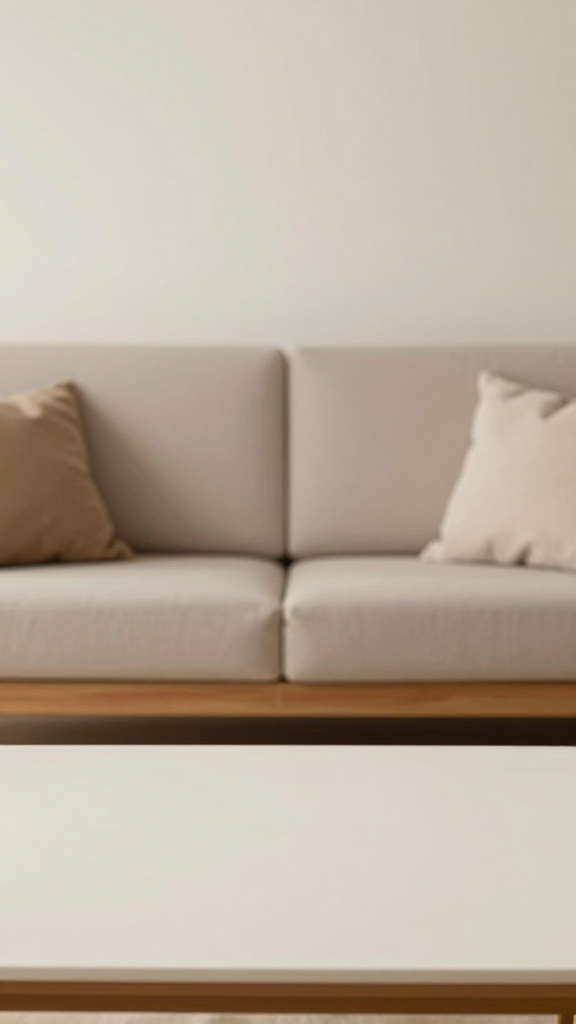
#> input picture tests/fixtures/phase3-surface/bg_basket_sofa_bench.png, 576 x 1024 px
$ python -i geometry.py   (imports and definitions only)
#> lines starting #> are read from the running program, lines starting #| are printed output that depends on the picture
#> further down, picture is the input picture: PIL image 576x1024 RGB; mean R, G, B 185.4, 172.2, 157.6
"""Product geometry auto-fit for the V2 composite pipeline.

Given a transparent product PNG and the frame/config, compute:
  - a tight-cropped product image (alpha bbox)  -> so bottom == contact line
  - scaled product size that fits the target box (proportional)
  - product placement (x, y) so its base sits on the surface line
  - a contact-shadow spec derived from the product's real base

Pure PIL math, no ComfyUI, no external models. Fully offline-testable.
"""

from __future__ import annotations

from dataclasses import dataclass, asdict
from pathlib import Path
from PIL import Image, ImageFilter


class NoAlphaError(ValueError):
    """Raised when the input is not a transparent (de-backgrounded) PNG."""


@dataclass
class Geometry:
    # product (feeds composite node 65 ImageScale + node 69 ImageCompositeMasked)
    product_w: int
    product_h: int
    product_x: int
    product_y: int
    # contact-shadow sticker: an elliptical radial-gradient PNG (Phase 5) built
    # by shadow.py, scaled to shadow_w x shadow_h and placed at (shadow_x, shadow_y).
    # falloff / core_frac / feather are the sticker's own render params.
    shadow_w: int
    shadow_h: int
    shadow_x: int
    shadow_y: int
    shadow_opacity: float
    shadow_falloff: float
    shadow_core_frac: float
    shadow_feather: float
    # context
    surface_y: int

    def as_dict(self) -> dict:
        return asdict(self)


# [31 lines left out: functions load_transparent_png, tight_crop, not called in this run]


def defringe(img: Image.Image, erode_px: int = 2) -> Image.Image:
    """Shrink the alpha region by `erode_px` to kill the cut-out halo — the thin
    desaturated fringe a background-removal tool leaves on the product edge, which
    shows against any composite. A MinFilter of size (2*erode_px+1) erodes the
    alpha; RGB is untouched (Phase 7: product interior stays byte-for-byte).
    erode_px <= 0 is a no-op."""
#> called with erode_px = 2
    if erode_px <= 0:
        return img
    img = img.convert("RGBA")
    r, g, b, a = img.split()
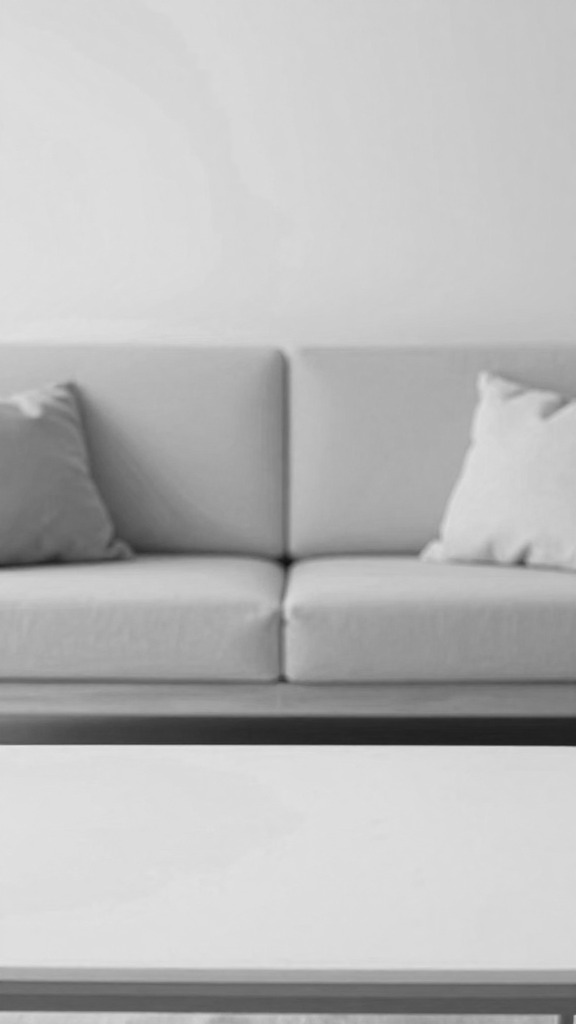
#> r: PIL image 576x1024 L; min 16, max 228, mean 185.4
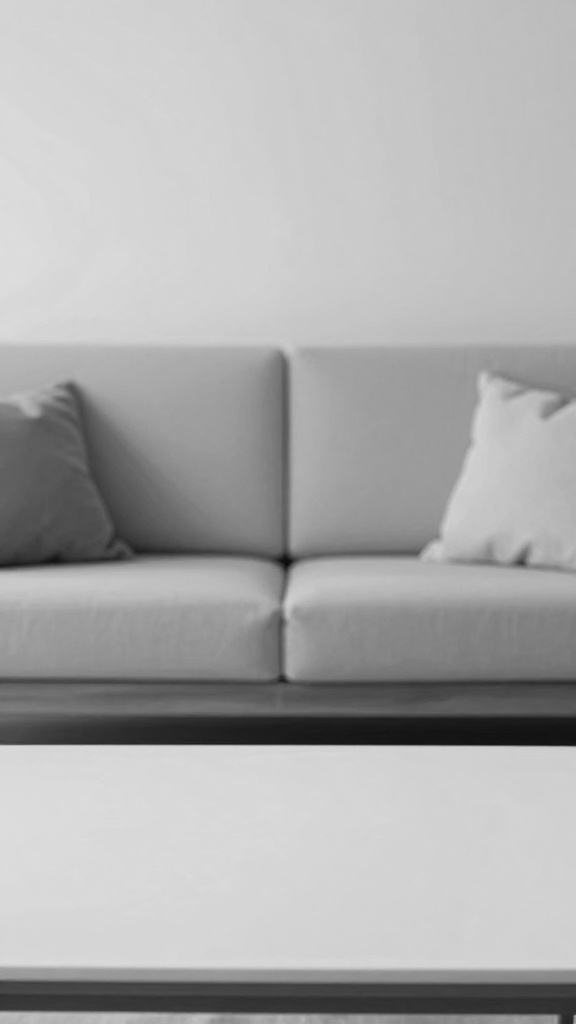
#> g: PIL image 576x1024 L; min 10, max 223, mean 172.2
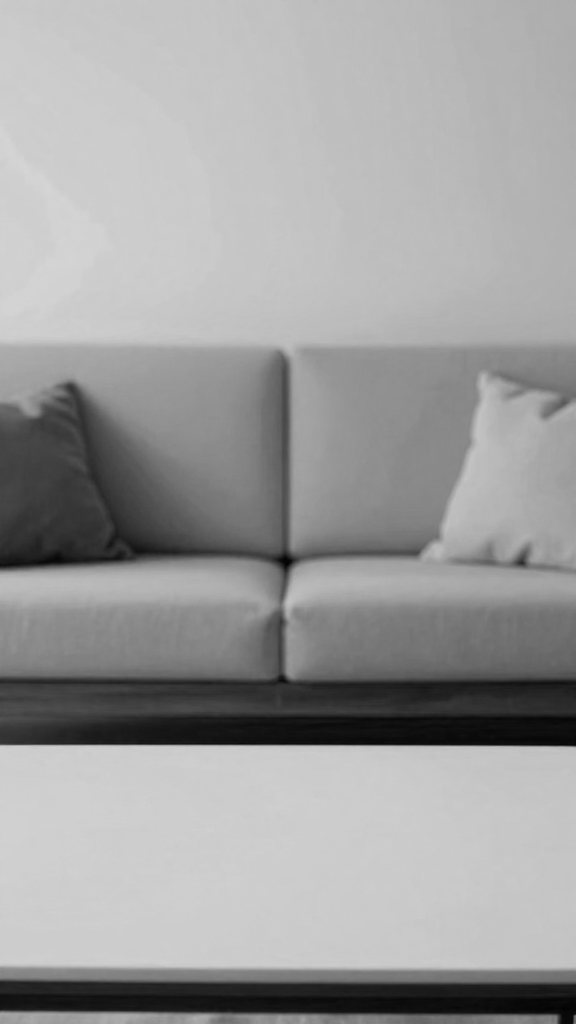
#> b: PIL image 576x1024 L; min 1, max 213, mean 157.6
#> a: PIL image 576x1024 L; every value is 255
    a = a.filter(ImageFilter.MinFilter(2 * erode_px + 1))
    return Image.merge("RGBA", (r, g, b, a))


# [66 lines left out: functions compute, prepare_product, not called in this run]

>>> from PIL import Image
>>> picture = Image.open('../tests/fixtures/phase3-surface/bg_basket_sofa_bench.png')
>>> result = defringe(picture)

$ run again, on tests/fixtures/phase3-surface/bg_floor_level.png
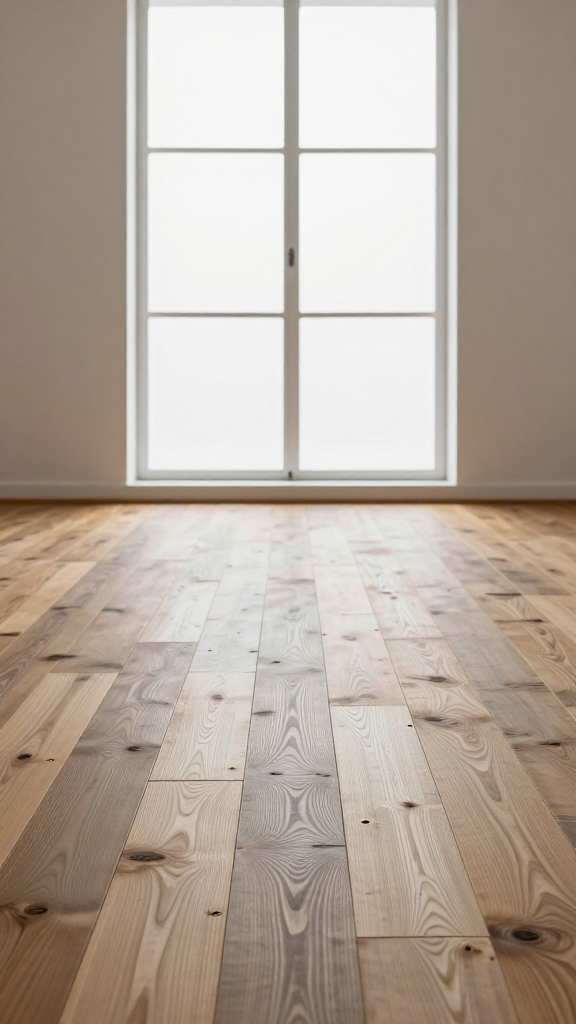
#> input picture tests/fixtures/phase3-surface/bg_floor_level.png, 576 x 1024 px
#> picture is the input picture: PIL image 576x1024 RGB; mean R, G, B 181.7, 169.1, 157.6
#> in defringe, `r, g, b, a = img.split()`:
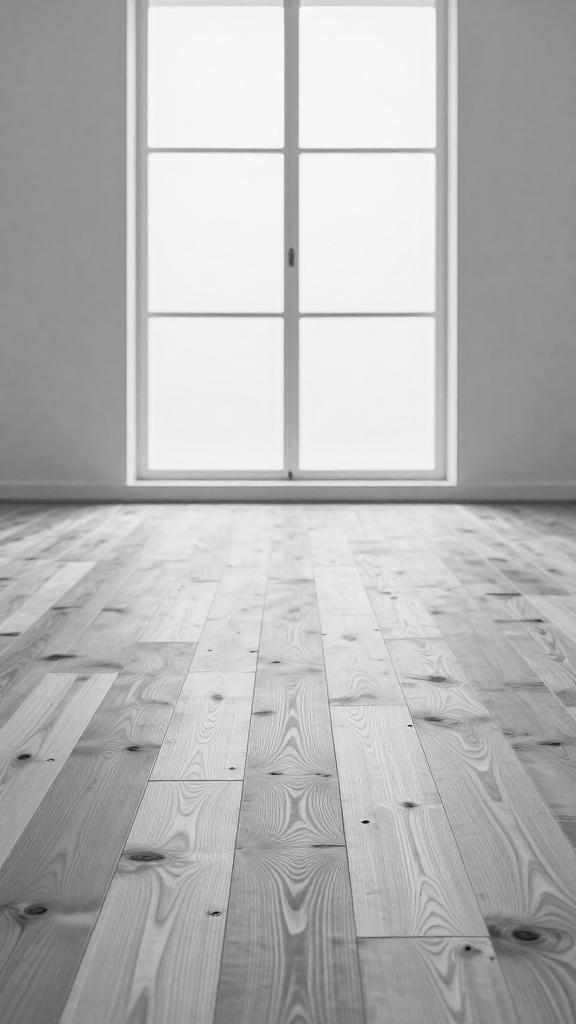
#> r: PIL image 576x1024 L; min 16, max 248, mean 181.7
#> in defringe, `r, g, b, a = img.split()`:
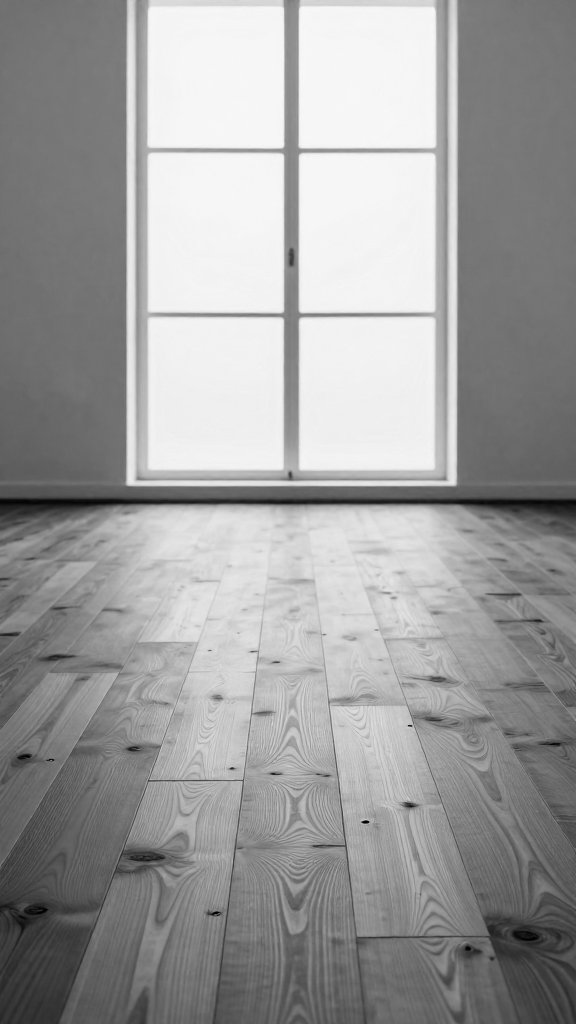
#> b: PIL image 576x1024 L; min 0, max 248, mean 157.6
#> a: PIL image 576x1024 L; every value is 255
